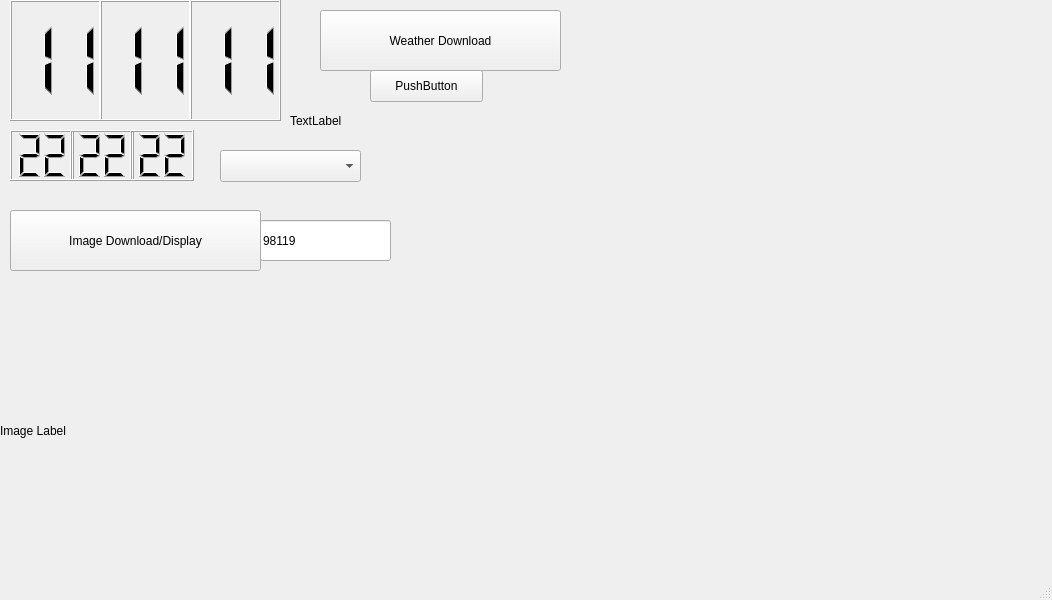
<?xml version="1.0" encoding="UTF-8"?>
<ui version="4.0">
 <class>MainWindow</class>
 <widget class="QMainWindow" name="MainWindow">
  <property name="geometry">
   <rect>
    <x>0</x>
    <y>0</y>
    <width>1052</width>
    <height>600</height>
   </rect>
  </property>
  <property name="windowTitle">
   <string>MainWindow</string>
  </property>
  <widget class="QWidget" name="centralwidget">
   <widget class="QLCDNumber" name="hourLCD">
    <property name="geometry">
     <rect>
      <x>10</x>
      <y>0</y>
      <width>91</width>
      <height>121</height>
     </rect>
    </property>
    <property name="digitCount">
     <number>2</number>
    </property>
    <property name="value" stdset="0">
     <double>11.000000000000000</double>
    </property>
   </widget>
   <widget class="QLCDNumber" name="minuteLCD">
    <property name="geometry">
     <rect>
      <x>100</x>
      <y>0</y>
      <width>91</width>
      <height>121</height>
     </rect>
    </property>
    <property name="digitCount">
     <number>2</number>
    </property>
    <property name="value" stdset="0">
     <double>11.000000000000000</double>
    </property>
   </widget>
   <widget class="QLCDNumber" name="secondLCD">
    <property name="geometry">
     <rect>
      <x>190</x>
      <y>0</y>
      <width>91</width>
      <height>121</height>
     </rect>
    </property>
    <property name="digitCount">
     <number>2</number>
    </property>
    <property name="value" stdset="0">
     <double>11.000000000000000</double>
    </property>
   </widget>
   <widget class="QPushButton" name="imageDownloadPushButton">
    <property name="geometry">
     <rect>
      <x>10</x>
      <y>210</y>
      <width>251</width>
      <height>61</height>
     </rect>
    </property>
    <property name="text">
     <string>Image Download/Display</string>
    </property>
   </widget>
   <widget class="QLabel" name="imageLabel">
    <property name="geometry">
     <rect>
      <x>0</x>
      <y>270</y>
      <width>681</width>
      <height>321</height>
     </rect>
    </property>
    <property name="text">
     <string>Image Label</string>
    </property>
   </widget>
   <widget class="QLineEdit" name="zipCodeEdit">
    <property name="geometry">
     <rect>
      <x>260</x>
      <y>220</y>
      <width>131</width>
      <height>41</height>
     </rect>
    </property>
    <property name="text">
     <string>98119</string>
    </property>
   </widget>
   <widget class="QPushButton" name="weatherDownloadPushButton">
    <property name="geometry">
     <rect>
      <x>320</x>
      <y>10</y>
      <width>241</width>
      <height>61</height>
     </rect>
    </property>
    <property name="text">
     <string>Weather Download</string>
    </property>
   </widget>
   <widget class="QLabel" name="weatherLabel">
    <property name="geometry">
     <rect>
      <x>290</x>
      <y>100</y>
      <width>381</width>
      <height>41</height>
     </rect>
    </property>
    <property name="text">
     <string>TextLabel</string>
    </property>
   </widget>
   <widget class="QPushButton" name="pushButton">
    <property name="geometry">
     <rect>
      <x>370</x>
      <y>70</y>
      <width>113</width>
      <height>32</height>
     </rect>
    </property>
    <property name="text">
     <string>PushButton</string>
    </property>
   </widget>
   <widget class="QLCDNumber" name="worldHourLCD">
    <property name="geometry">
     <rect>
      <x>10</x>
      <y>130</y>
      <width>64</width>
      <height>51</height>
     </rect>
    </property>
    <property name="digitCount">
     <number>2</number>
    </property>
    <property name="value" stdset="0">
     <double>22.000000000000000</double>
    </property>
   </widget>
   <widget class="QLCDNumber" name="worldMinuteLCD">
    <property name="geometry">
     <rect>
      <x>70</x>
      <y>130</y>
      <width>64</width>
      <height>51</height>
     </rect>
    </property>
    <property name="digitCount">
     <number>2</number>
    </property>
    <property name="value" stdset="0">
     <double>22.000000000000000</double>
    </property>
   </widget>
   <widget class="QLCDNumber" name="worldSecondLCD">
    <property name="geometry">
     <rect>
      <x>130</x>
      <y>130</y>
      <width>64</width>
      <height>51</height>
     </rect>
    </property>
    <property name="digitCount">
     <number>2</number>
    </property>
    <property name="value" stdset="0">
     <double>22.000000000000000</double>
    </property>
   </widget>
   <widget class="QComboBox" name="timeZoneComboBox">
    <property name="geometry">
     <rect>
      <x>220</x>
      <y>150</y>
      <width>141</width>
      <height>32</height>
     </rect>
    </property>
   </widget>
  </widget>
  <widget class="QMenuBar" name="menubar">
   <property name="geometry">
    <rect>
     <x>0</x>
     <y>0</y>
     <width>1052</width>
     <height>22</height>
    </rect>
   </property>
  </widget>
  <widget class="QStatusBar" name="statusbar"/>
 </widget>
 <resources/>
 <connections/>
</ui>
